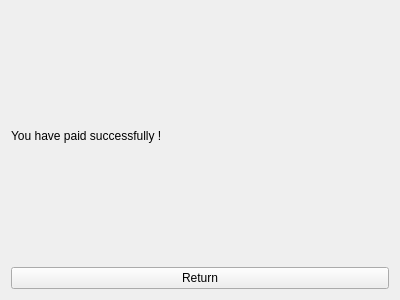
<?xml version="1.0" encoding="UTF-8"?>
<ui version="4.0">
 <class>PaySuccess</class>
 <widget class="QWidget" name="PaySuccess">
  <property name="geometry">
   <rect>
    <x>0</x>
    <y>0</y>
    <width>400</width>
    <height>300</height>
   </rect>
  </property>
  <property name="windowTitle">
   <string>Form</string>
  </property>
  <layout class="QGridLayout" name="gridLayout">
   <item row="0" column="0">
    <widget class="QLabel" name="label">
     <property name="text">
      <string>You have paid successfully !</string>
     </property>
    </widget>
   </item>
   <item row="1" column="0">
    <widget class="QPushButton" name="return_2">
     <property name="text">
      <string>Return</string>
     </property>
    </widget>
   </item>
  </layout>
 </widget>
 <resources/>
 <connections/>
</ui>
